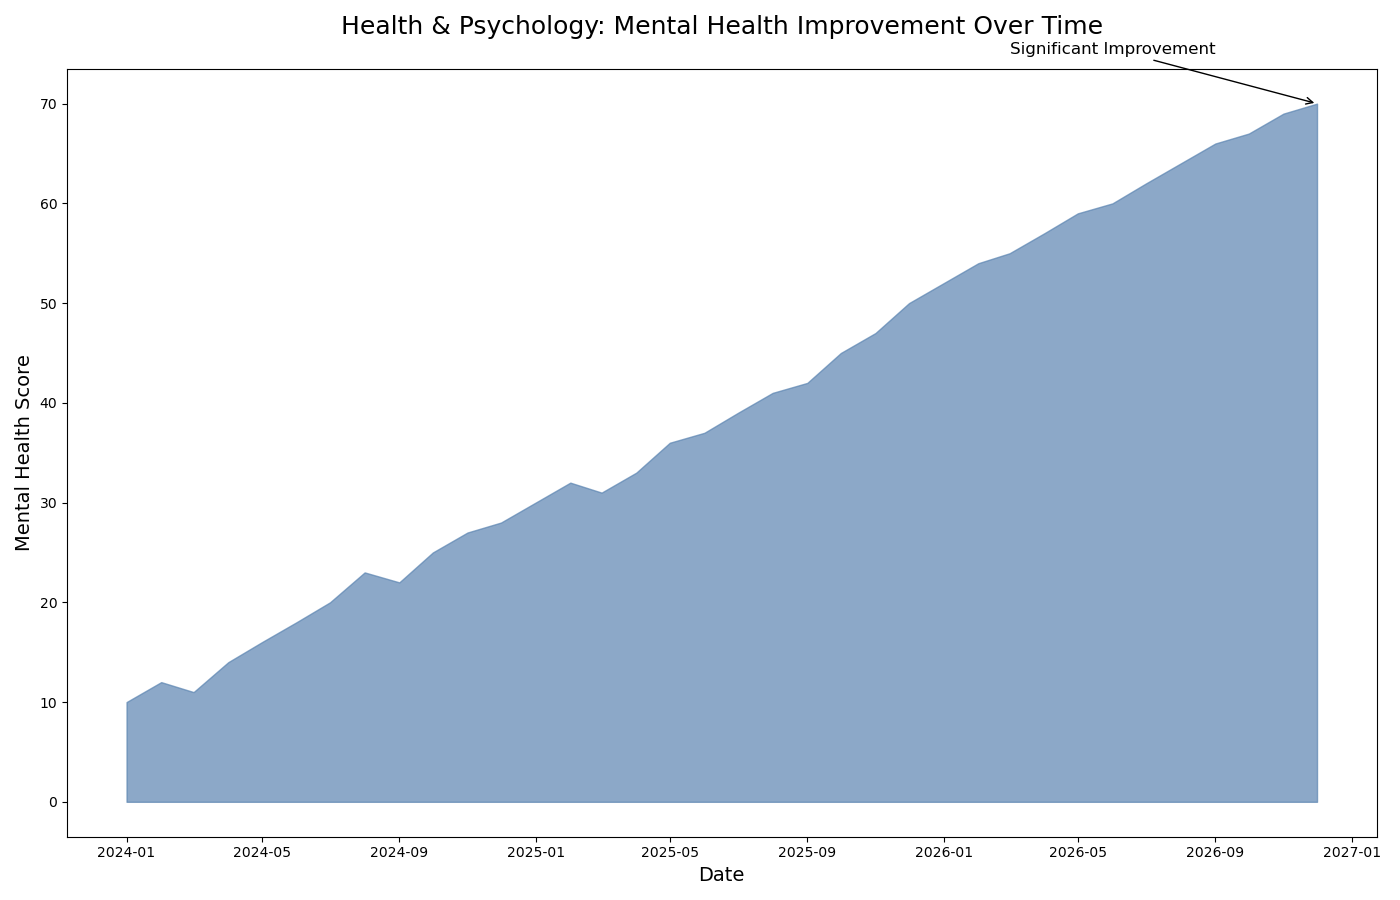

Here is the Python script that generated this plot:

import matplotlib.pyplot as plt
import pandas as pd
import numpy as np

data = {
    'Date': pd.date_range(start='2024-01-01', periods=36, freq='MS'),
    'Score': [10, 12, 11, 14, 16, 18, 20, 23, 22, 25, 27, 28, 30, 32, 31, 33, 36, 37, 39, 41, 42, 45, 47, 50, 52, 54, 55, 57, 59, 60, 62, 64, 66, 67, 69, 70]
}
df = pd.DataFrame(data)

fig, ax = plt.subplots(figsize=(14, 9))
ax.fill_between(df['Date'], df['Score'], color='#5b84b1', alpha=0.7)

ax.set_title('Health & Psychology: Mental Health Improvement Over Time', fontsize=18, pad=25)
ax.set_xlabel('Date', fontsize=14)
ax.set_ylabel('Mental Health Score', fontsize=14)
ax.annotate('Significant Improvement', xy=(df['Date'].iloc[-1], df['Score'].iloc[-1]), xytext=(df['Date'].iloc[-10], df['Score'].iloc[-1] + 5),
             arrowprops=dict(facecolor='red', arrowstyle='->'),
             fontsize=12)

plt.tight_layout()
plt.show()
